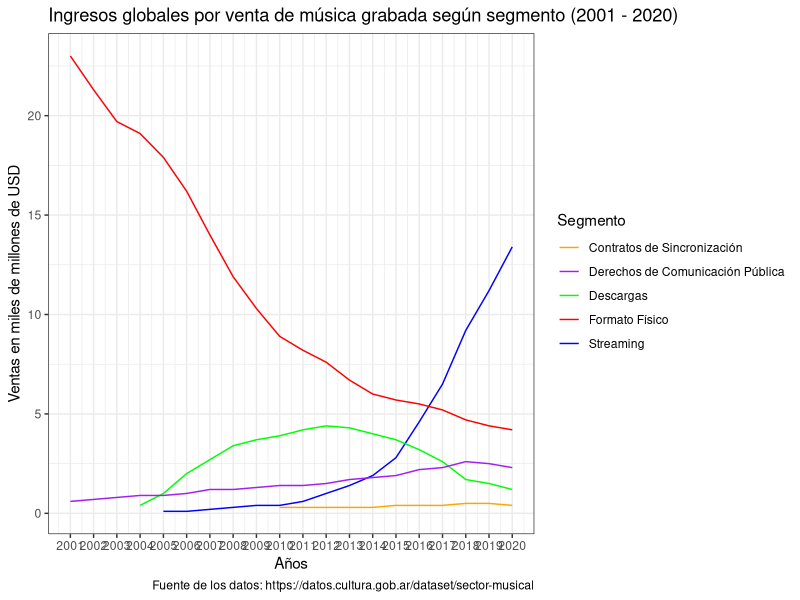

Here is the R script that generated this plot:

########################################################
# Tema: Visualización de la información.
# Materia: Explotación de Datos
# Fecha: 26/08/2023

# Autor: Farias Gonzalo	

# Fuente Ministerio de Cultura Argentina:
# https://datos.cultura.gob.ar/dataset/sector-musical
########################################################

# Bibliotecas a importar
check_packages <- function(packages) {
  if (all(packages %in% rownames(installed.packages()))) {
    TRUE
  } else{
    cat(
      "Instalar los siguientes packages antes de ejecutar el presente script\n",
      packages[!(packages %in% rownames(installed.packages()))],
      "\n"
    )
  }
}
packages_needed <- c("readr", "ggplot2")
check_packages(packages_needed)
# Cargamos las bibliotecas 
library(ggplot2)
library(readr)

# Cargamos los datos desde el archivo CSV
datos = read_csv("m06_ingresos-globales-ventas-musica-grabada-segmento.csv")

# Exportamos la información para visualizar las ventas
grafico = ggplot(datos, aes(x = indice_tiempo)) +
  geom_line(aes(y = ingresos_ventas_musica_streaming, color = "Streaming")) +
  geom_line(aes(y = ingresos_ventas_musica_descargas, color = "Descargas")) +
  geom_line(aes(y = ingresos_ventas_musica_formato_fisico, color = "Formato Físico")) +
  geom_line(aes(y = ingresos_derechos_comunicacion_publica, color = "Derechos de Comunicación Pública")) +
  geom_line(aes(y = ingresos_contratos_sincronizacion, color = "Contratos de Sincronización")) +
  labs(x = "Años", y = "Ventas en miles de millones de USD", title = "Ingresos globales por venta de música grabada según segmento (2001 - 2020)",
       caption = "Fuente de los datos: https://datos.cultura.gob.ar/dataset/sector-musical", color = "Segmento") +
  scale_x_date(limits = as.Date(c("2001-01-01", "2020-01-01")), date_labels = "%Y", date_breaks = "1 year") +
  scale_color_manual(values = c("Streaming" = "blue", "Descargas" = "green", "Formato Físico" = "red", 
                                "Derechos de Comunicación Pública" = "purple", "Contratos de Sincronización" = "orange")) +
  theme_bw()

grafico # Visualizamos el gráfico.
